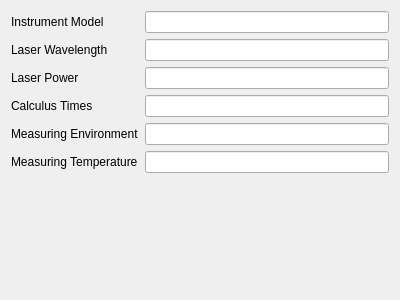
<?xml version="1.0" encoding="UTF-8"?>
<ui version="4.0">
 <class>SpectralAcquisitionConditions</class>
 <widget class="QWidget" name="SpectralAcquisitionConditions">
  <property name="geometry">
   <rect>
    <x>0</x>
    <y>0</y>
    <width>400</width>
    <height>300</height>
   </rect>
  </property>
  <property name="windowTitle">
   <string>SpectralAcquisitionConditions</string>
  </property>
  <layout class="QFormLayout" name="formLayout">
   <item row="0" column="0">
    <widget class="QLabel" name="labelInstrumentModel">
     <property name="text">
      <string>Instrument Model</string>
     </property>
    </widget>
   </item>
   <item row="0" column="1">
    <widget class="QLineEdit" name="lineEditInstrumentModel"/>
   </item>
   <item row="1" column="0">
    <widget class="QLabel" name="labelLaserWavelength">
     <property name="text">
      <string>Laser Wavelength</string>
     </property>
    </widget>
   </item>
   <item row="1" column="1">
    <widget class="QLineEdit" name="lineEditLaserWavelength"/>
   </item>
   <item row="2" column="0">
    <widget class="QLabel" name="labelLaserPower">
     <property name="text">
      <string>Laser Power</string>
     </property>
    </widget>
   </item>
   <item row="2" column="1">
    <widget class="QLineEdit" name="lineEditLaserPower"/>
   </item>
   <item row="3" column="0">
    <widget class="QLabel" name="labelCalculusTimes">
     <property name="text">
      <string>Calculus Times</string>
     </property>
    </widget>
   </item>
   <item row="3" column="1">
    <widget class="QLineEdit" name="lineEditCalculusTimes"/>
   </item>
   <item row="4" column="0">
    <widget class="QLabel" name="labelMeasuringEnvironment">
     <property name="text">
      <string>Measuring Environment</string>
     </property>
    </widget>
   </item>
   <item row="4" column="1">
    <widget class="QLineEdit" name="lineEditMeasuringEnvironment"/>
   </item>
   <item row="5" column="0">
    <widget class="QLabel" name="labelMeasuringTemperature">
     <property name="text">
      <string>Measuring Temperature</string>
     </property>
    </widget>
   </item>
   <item row="5" column="1">
    <widget class="QLineEdit" name="lineEditMeasuringTemperature"/>
   </item>
  </layout>
 </widget>
 <resources/>
 <connections/>
</ui>
